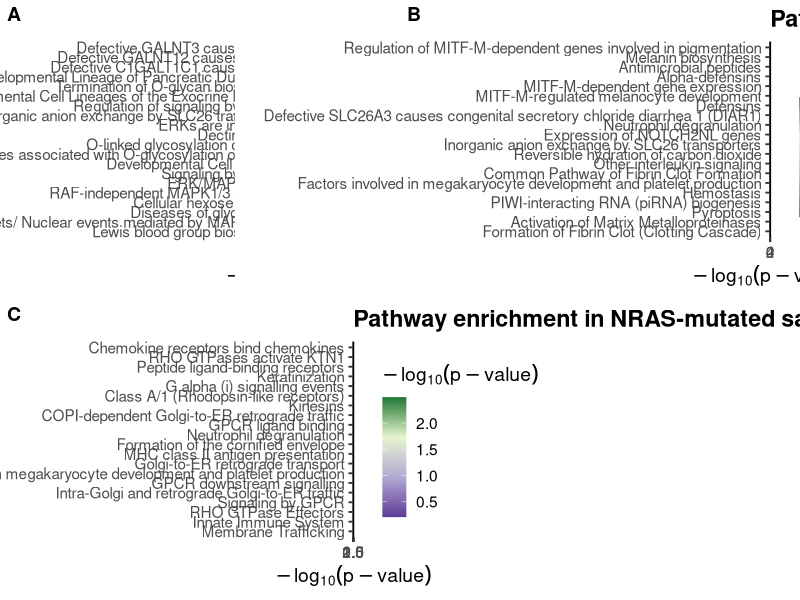
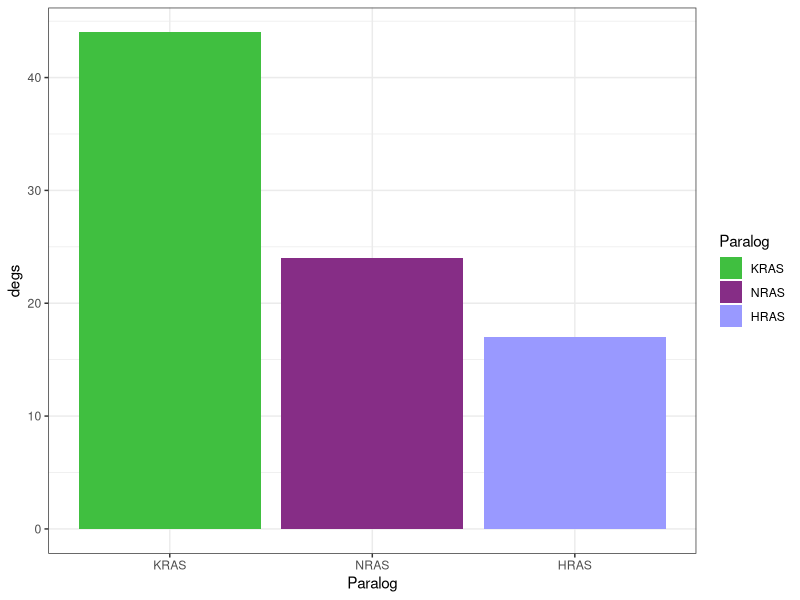
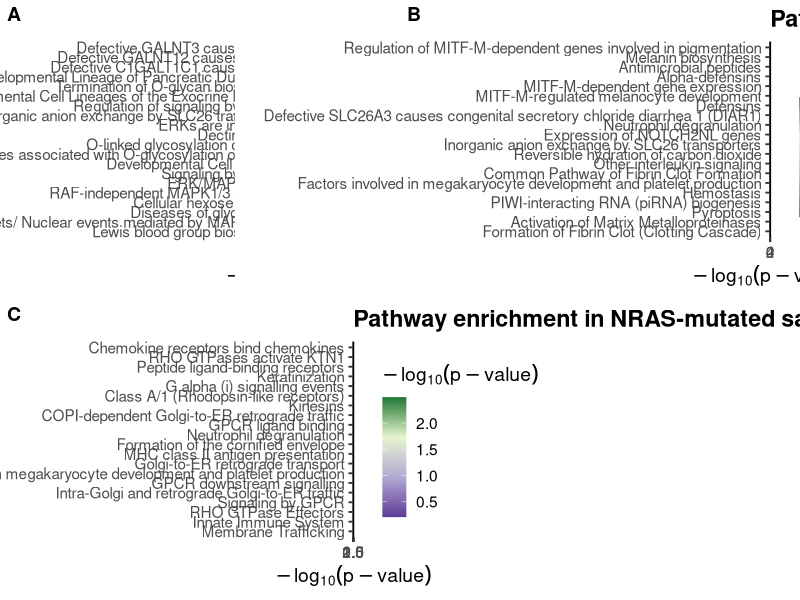

These figures' R source, in order:


library(tidyverse)
library(forcats)

kras_ptw <- read.csv("output/DEG/kras_reactome.csv")
top_kras <- kras_ptw %>% arrange(Entities.FDR) %>% pull(Pathway.identifier) %>% head(20)

kras_ptw_top <- kras_ptw %>% filter(Pathway.identifier %in% top_kras)

hras_ptw <- read.csv("output/DEG/hras_reactome.csv")
top_hras <- hras_ptw %>% arrange(Entities.FDR) %>% pull(Pathway.identifier) %>% head(20)

hras_ptw_top <- hras_ptw %>% filter(Pathway.identifier %in% top_hras)

nras_ptw <- read.csv("output/DEG/nras_reactome.csv")
top_nras <- nras_ptw %>% arrange(Entities.FDR) %>% pull(Pathway.identifier) %>% head(20)

nras_ptw_top <- nras_ptw %>% filter(Pathway.identifier %in% top_nras)


embl_palette <- c("#5E3C99", "#B2ABD2", "#E6F5D0", "#1B7837")

kras_plot <- ggplot(
  kras_ptw_top %>%
    mutate(Pathway.name = fct_reorder(Pathway.name, -log(Entities.pValue))),
  aes(x = -log10(Entities.pValue),
      y = Pathway.name,
      fill = -log10(Entities.pValue))
) +
  geom_col(width = 0.8) +
  scale_fill_gradientn(colors = embl_palette) +
  labs(
    title = "Pathway enrichment in KRAS-mutated samples",
    x = expression(-log[10](p-value)),
    y = NULL,
    fill = expression(-log[10](p-value))
  ) +
  theme_classic(base_size = 14) +
  theme(
    plot.title = element_text(face = "bold"),
    axis.text.y = element_text(size = 11),
    legend.position = "right"
  )

hras_plot <- ggplot(
  hras_ptw_top %>%
    mutate(Pathway.name = fct_reorder(Pathway.name, -log(Entities.pValue))),
  aes(x = -log10(Entities.pValue),
      y = Pathway.name,
      fill = -log10(Entities.pValue))
) +
  geom_col(width = 0.8) +
  scale_fill_gradientn(colors = embl_palette) +
  labs(
    title = "Pathway enrichment in HRAS-mutated samples",
    x = expression(-log[10](p-value)),
    y = NULL,
    fill = expression(-log[10](p-value))
  ) +
  theme_classic(base_size = 14) +
  theme(
    plot.title = element_text(face = "bold"),
    axis.text.y = element_text(size = 11),
    legend.position = "right"
  )

nras_plot <- ggplot(
  nras_ptw_top %>%
    mutate(Pathway.name = fct_reorder(Pathway.name, -log(Entities.pValue))),
  aes(x = -log10(Entities.pValue),
      y = Pathway.name,
      fill = -log10(Entities.pValue))
) +
  geom_col(width = 0.8) +
  scale_fill_gradientn(colors = embl_palette) +
  labs(
    title = "Pathway enrichment in NRAS-mutated samples",
    x = expression(-log[10](p-value)),
    y = NULL,
    fill = expression(-log[10](p-value))
  ) +
  theme_classic(base_size = 14) +
  theme(
    plot.title = element_text(face = "bold"),
    axis.text.y = element_text(size = 11),
    legend.position = "right"
  )

ggpubr::ggarrange(kras_plot, hras_plot, nras_plot, labels = c("A", "B", "C"))
ggsave("../../plot/Figure_pathway_enrichment.pdf",
       width = 20, height = 15)



setwd("~/Desktop/paper_analysis/paper_repository")
deg_kras <- read.csv("output/DEG/deg_kras.csv")
deg_hras <- read.csv("output/DEG/deg_hras.csv")
deg_nras <- read.csv("output/DEG/deg_nras.csv")

plot_db <- data.frame(Paralog = factor(c("KRAS", "HRAS", "NRAS"), levels = c("KRAS","NRAS", "HRAS")),
                      degs = c(nrow(deg_kras), nrow(deg_hras), nrow(deg_nras)))
library(ggplot2)

ggplot(plot_db, aes(Paralog, degs, fill= Paralog)) + 
  geom_bar(stat ="identity")+
  scale_fill_manual(values = c("#40bf40","#862d86","#9999ff"))+
  theme_bw()


deg_kras <- deg_kras %>% mutate(dir = ifelse(logFC >= 0.5, "up", ifelse(logFC <= -0.5, "down", "norm"))) %>% arrange(adj.P.Val, abs(logFC))
table(deg_kras$dir)
head(deg_kras, n=10)


deg_nras <- deg_nras %>% mutate(dir = ifelse(logFC >= 0.5, "up", ifelse(logFC <= -0.5, "down", "norm"))) %>% arrange(adj.P.Val, abs(logFC))
table(deg_nras$dir)
head(deg_nras, n=10)


deg_hras <- deg_hras %>% mutate(dir = ifelse(logFC >= 0.5, "up", ifelse(logFC <= -0.5, "down", "norm"))) %>% arrange(adj.P.Val, abs(logFC))
table(deg_hras$dir)
head(deg_hras, n=10)
